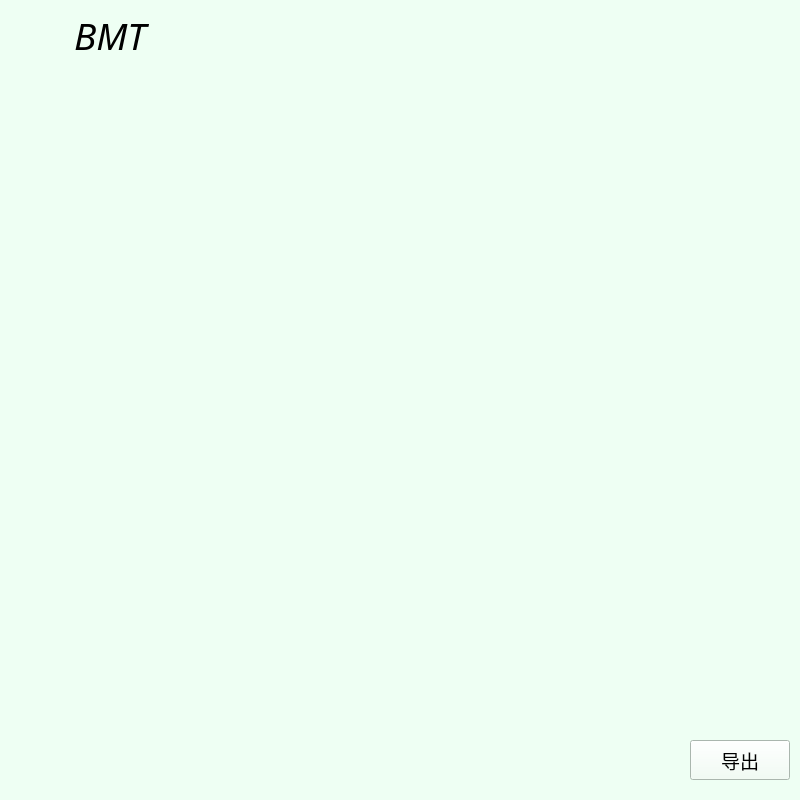
<?xml version="1.0" encoding="UTF-8"?>
<ui version="4.0">
 <class>BMT_client_main_windows</class>
 <widget class="QMainWindow" name="BMT_client_main_windows">
  <property name="geometry">
   <rect>
    <x>0</x>
    <y>0</y>
    <width>800</width>
    <height>800</height>
   </rect>
  </property>
  <property name="maximumSize">
   <size>
    <width>800</width>
    <height>800</height>
   </size>
  </property>
  <property name="font">
   <font>
    <family>黑体</family>
    <pointsize>14</pointsize>
   </font>
  </property>
  <property name="windowTitle">
   <string>BMT_client</string>
  </property>
  <property name="windowIcon">
   <iconset resource="../resource.qrc">
    <normaloff>:/ico/resource/BMT_64.ico</normaloff>:/ico/resource/BMT_64.ico</iconset>
  </property>
  <property name="styleSheet">
   <string notr="true">background-color: rgb(238, 255, 243);</string>
  </property>
  <widget class="QWidget" name="centralwidget">
   <widget class="QLabel" name="client_name">
    <property name="geometry">
     <rect>
      <x>60</x>
      <y>10</y>
      <width>100</width>
      <height>50</height>
     </rect>
    </property>
    <property name="font">
     <font>
      <family>Mistral</family>
      <pointsize>30</pointsize>
      <weight>50</weight>
      <bold>false</bold>
     </font>
    </property>
    <property name="text">
     <string>&lt;html&gt;&lt;head/&gt;&lt;body&gt;&lt;p&gt;&lt;span style=&quot; font-size:28pt; font-style:italic;&quot;&gt;BMT&lt;/span&gt;&lt;/p&gt;&lt;/body&gt;&lt;/html&gt;</string>
    </property>
    <property name="alignment">
     <set>Qt::AlignCenter</set>
    </property>
   </widget>
   <widget class="QLabel" name="client_logo">
    <property name="geometry">
     <rect>
      <x>55</x>
      <y>55</y>
      <width>128</width>
      <height>128</height>
     </rect>
    </property>
    <property name="text">
     <string>&lt;html&gt;&lt;head/&gt;&lt;body&gt;&lt;p&gt;&lt;img src=&quot;:/logo/resource/BMT_128.ico&quot;/&gt;&lt;/p&gt;&lt;/body&gt;&lt;/html&gt;</string>
    </property>
   </widget>
   <widget class="QPushButton" name="output">
    <property name="geometry">
     <rect>
      <x>690</x>
      <y>740</y>
      <width>100</width>
      <height>40</height>
     </rect>
    </property>
    <property name="font">
     <font>
      <family>黑体</family>
      <pointsize>14</pointsize>
      <weight>50</weight>
      <bold>false</bold>
     </font>
    </property>
    <property name="cursor">
     <cursorShape>PointingHandCursor</cursorShape>
    </property>
    <property name="text">
     <string>导出</string>
    </property>
   </widget>
   <zorder>client_logo</zorder>
   <zorder>client_name</zorder>
   <zorder>output</zorder>
  </widget>
 </widget>
 <tabstops>
  <tabstop>output</tabstop>
 </tabstops>
 <resources>
  <include location="../resource.qrc"/>
 </resources>
 <connections/>
</ui>
